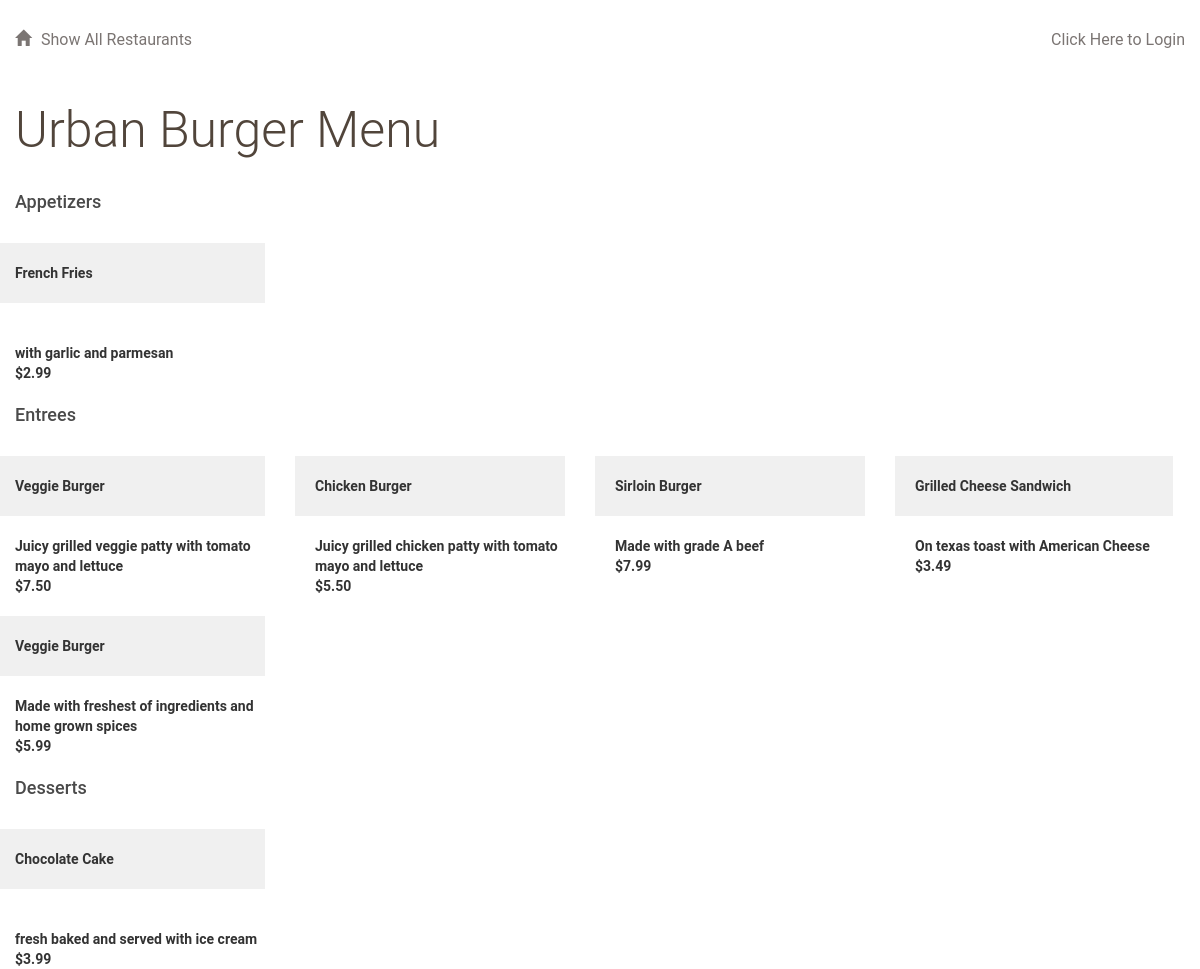
Page /restaurant/1/ on the committed database.
### catalog/database_setup.py (models this page shows, shortened)
class Restaurant(Base):
    __tablename__ = 'restaurant'
    user = relationship(User)
    name = Column(String(80), nullable=False)
    id = Column(Integer, primary_key=True)
    user_id = Column(Integer, ForeignKey('user.id'))

class MenuItem(Base):
    __tablename__ = 'menu_item'
    restaurant = relationship(Restaurant)
    user = relationship(User)
    name = Column(String(80), nullable=False)
    id = Column(Integer, primary_key=True)
    course = Column(String(250))
    description = Column(String(250))
    price = Column(String(8))
    restaurant_id = Column(Integer, ForeignKey('restaurant.id'))
    user_id = Column(Integer, ForeignKey('user.id'))

### catalog/project.py (the view)
@app.route('/restaurant/<int:restaurant_id>/')
@app.route('/restaurant/<int:restaurant_id>/menu/')
def get_menu(restaurant_id):
    restaurant = session.query(Restaurant).filter_by(id=int(restaurant_id)
                                                     ).one()
    items = session.query(MenuItem).filter_by(restaurant_id=restaurant.id
                                              ).all()
    try:
        user_id = login_session['user_id']
    except KeyError:
        user_id = None
    return render_template('menu.html', restaurant=restaurant,
                           items=items, user_id=user_id)

### catalog/templates/menu.html (shortened to what this page needs)
{% extends "base.html" %}
  {% block content %}
    <h1 class="header">{{restaurant.name}} Menu</h1>
    {% if items %}
      <div class="row">
        {% for item in items if item.course == 'Appetizer' %}
          {% if loop.first %}
            <div class="col-md-12">
              <h3>Appetizers</h3>
            </div>
          {% endif %}
          <div class="col-md-3">
            <div class="menu-item">{{item.name}}</div>
            <br>
            <div class="description">{{item.description}}</div>
            <div class="menu-price">{{item.price}}</div>
          </div>
        {% endfor %}
      </div>
      <div class="row">
        {% for item in items if item.course == 'Entree' %}
          {% if loop.first %}
            <div class="col-md-12">
              <h3>Entrees</h3>
            </div>
          {% endif %}
          {% if loop.index is divisibleby 4 %}
            <div class="row">
          {% endif %}
          <div class="col-md-3">
            <div class="menu-item">{{item.name}}</div>
            <div class="description">{{item.description}}</div>
            <div class="menu-price">{{item.price}}</div>
          </div>
          {% if loop.index is divisibleby 4 %}
            </div>
          {% endif %}
        {% endfor %}
      </div>
      <div class="row">
        {% for item in items if item.course == 'Dessert' %}
          {% if loop.first %}
            <div class="col-md-12">
              <h3>Desserts</h3>
            </div>
          {% endif %}
          <div class="col-md-3">
            <div class="menu-item">{{item.name}}</div>
            <br>
            <div class="description">{{item.description}}</div>
            <div class="menu-price">{{item.price}}</div>
          </div>
        {% endfor %}
      </div>
    {% else %}
      There are no menu items why not create one!
    {% endif %}
  {% endblock content %}

### catalog/templates/base.html (shortened to what this page needs)
<!DOCTYPE html>
<html lang="en">
  <head>
    <link rel="stylesheet" type="text/css" href="https://maxcdn.bootstrapcdn.com/bootstrap/3.3.6/css/bootstrap.min.css">
    <link rel="stylesheet" type="text/css" href="{{url_for('static', filename='style.css')}}">
  </head>
  <body>
    <div class="container-fluid">
      <div class="row top-menu">
        <div class="col-md-6">
          <a href="{{url_for('get_restaurants')}}">
            <span class="glyphicon glyphicon-home" aria-hidden="true"></span>Show All Restaurants
          </a>
        </div>
        <div class="col-md-6 text-right">
          {% if 'username' not in session %}
            <a href="{{url_for('get_login')}}">Click Here to Login </a>
          {% else %}
            <a href="{{url_for('disconnect')}}">Logout </a>
          {% endif %}
        </div>
      </div>
        {% block content %}
        {% endblock content %}
    </div>
  </body>
</html>

### catalog/static/style.css (style rules this page uses)
* { font-family: "Helvetica Neue Bold", Roboto, Helvetica, Arial, sans-serif; font-weight: 700; }
h1 { font-family: "Helvetica Neue Light", Roboto, Helvetica, Arial, sans-serif; font-size: 50px; color: #51453B; line-height: 60px; font-weight: 300; }
h3 { font-size: 18px; color: #4A4A4A; line-height: 23px; }
a { font-size: 14px; color: #0093B9; line-height: 17px; }
.glyphicon { margin-right: 10px; }
.top-menu { padding-top: 30px; padding-bottom: 30px; }
.top-menu a { margin-bottom: 0; line-height: 16px; font-size: 16px; color: #7B7573; font-weight: 400; }
.menu-item { background: #F0F0F0; padding: 20px; margin: 20px; margin-left: -20px; }
.menu-price { font-weight: 700; }

### rows in the picture
Restaurant: name "Urban Burger"
MenuItem: name "French Fries", description "with garlic and parmesan", price "$2.99"
MenuItem: shows "Entrees", name "Veggie Burger", description "Juicy grilled veggie patty with tomato mayo and lettuce", price "$7.50"
MenuItem: name "Chicken Burger", description "Juicy grilled chicken patty with tomato mayo and lettuce", price "$5.50"
MenuItem: name "Sirloin Burger", description "Made with grade A beef", price "$7.99"
MenuItem: name "Grilled Cheese Sandwich", description "On texas toast with American Cheese", price "$3.49"
MenuItem: name "Veggie Burger", description "Made with freshest of ingredients and home grown spices", price "$5.99"
MenuItem: name "Chocolate Cake", description "fresh baked and served with ice cream", price "$3.99"
